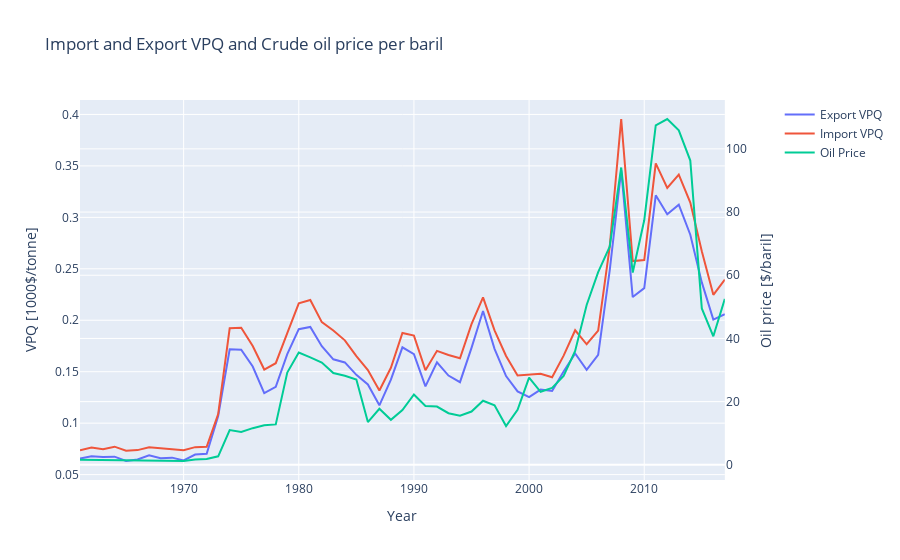

Here is the notebook cell this chart was saved with:
### Code cell
# Create figure with secondary y-axis
fig = make_subplots(specs=[[{"secondary_y": True}]])

# Add traces
fig.add_trace(
    go.Scatter(x=df_wheat_trades_vpq.year, y=df_wheat_trades_vpq.export_vpq, name="Export VPQ"),
    secondary_y=False
)
fig.add_trace(
    go.Scatter(x=df_wheat_trades_vpq.year, y=df_wheat_trades_vpq.import_vpq, name="Import VPQ"),
    secondary_y=False
)
fig.add_trace(
    go.Scatter(x=df_wheat_trades_vpq.year, y=oil_price, name="Oil Price"),
    secondary_y=True
)

fig.update_layout(
    title="Import and Export VPQ and Crude oil price per baril")    
# Set x-axis title
fig.update_xaxes(title_text="Year")
# Set y-axes titles
fig.update_yaxes(title_text="VPQ [1000$/tonne]", secondary_y=False)
fig.update_yaxes(title_text="Oil price [$/baril]", secondary_y=True)

fig.show()
